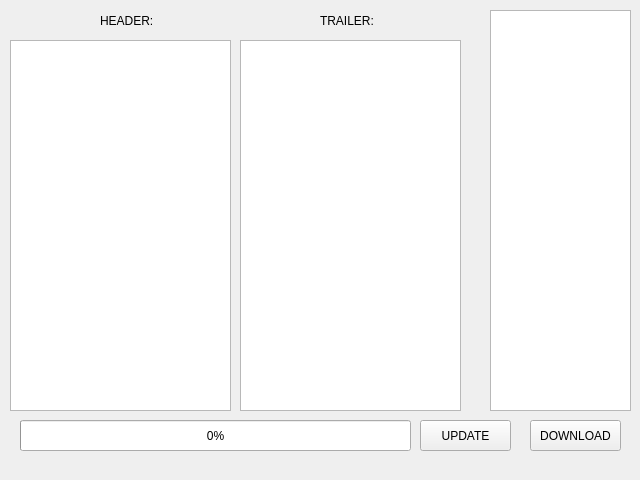
<?xml version="1.0" encoding="UTF-8"?>
<ui version="4.0">
 <class>ticket</class>
 <widget class="QWidget" name="ticket">
  <property name="geometry">
   <rect>
    <x>0</x>
    <y>0</y>
    <width>640</width>
    <height>480</height>
   </rect>
  </property>
  <property name="windowTitle">
   <string>Form</string>
  </property>
  <widget class="QPushButton" name="download">
   <property name="geometry">
    <rect>
     <x>530</x>
     <y>420</y>
     <width>91</width>
     <height>31</height>
    </rect>
   </property>
   <property name="text">
    <string>DOWNLOAD</string>
   </property>
  </widget>
  <widget class="QStackedWidget" name="stackedWidget">
   <property name="geometry">
    <rect>
     <x>0</x>
     <y>0</y>
     <width>471</width>
     <height>411</height>
    </rect>
   </property>
   <widget class="QWidget" name="Ticket">
    <widget class="QLabel" name="Header">
     <property name="geometry">
      <rect>
       <x>100</x>
       <y>10</y>
       <width>61</width>
       <height>21</height>
      </rect>
     </property>
     <property name="text">
      <string>HEADER:</string>
     </property>
    </widget>
    <widget class="QTextEdit" name="header">
     <property name="geometry">
      <rect>
       <x>10</x>
       <y>40</y>
       <width>221</width>
       <height>371</height>
      </rect>
     </property>
    </widget>
    <widget class="QLabel" name="Trailer">
     <property name="geometry">
      <rect>
       <x>320</x>
       <y>10</y>
       <width>61</width>
       <height>21</height>
      </rect>
     </property>
     <property name="text">
      <string>TRAILER:</string>
     </property>
    </widget>
    <widget class="QTextEdit" name="trailer">
     <property name="geometry">
      <rect>
       <x>240</x>
       <y>40</y>
       <width>221</width>
       <height>371</height>
      </rect>
     </property>
    </widget>
   </widget>
   <widget class="QWidget" name="Clerk">
    <widget class="QTableWidget" name="clerkWidget">
     <property name="geometry">
      <rect>
       <x>10</x>
       <y>10</y>
       <width>451</width>
       <height>401</height>
      </rect>
     </property>
    </widget>
   </widget>
   <widget class="QWidget" name="Ej">
    <widget class="QLabel" name="DateFrom">
     <property name="geometry">
      <rect>
       <x>20</x>
       <y>10</y>
       <width>71</width>
       <height>21</height>
      </rect>
     </property>
     <property name="font">
      <font>
       <weight>75</weight>
       <bold>true</bold>
      </font>
     </property>
     <property name="text">
      <string>Date From:</string>
     </property>
     <property name="alignment">
      <set>Qt::AlignRight|Qt::AlignTrailing|Qt::AlignVCenter</set>
     </property>
    </widget>
    <widget class="QLabel" name="DateTo">
     <property name="geometry">
      <rect>
       <x>210</x>
       <y>10</y>
       <width>61</width>
       <height>21</height>
      </rect>
     </property>
     <property name="font">
      <font>
       <weight>75</weight>
       <bold>true</bold>
      </font>
     </property>
     <property name="text">
      <string>Date To:</string>
     </property>
     <property name="alignment">
      <set>Qt::AlignRight|Qt::AlignTrailing|Qt::AlignVCenter</set>
     </property>
    </widget>
    <widget class="QDateEdit" name="datefrom">
     <property name="geometry">
      <rect>
       <x>100</x>
       <y>10</y>
       <width>101</width>
       <height>22</height>
      </rect>
     </property>
     <property name="locale">
      <locale language="English" country="UnitedStates"/>
     </property>
     <property name="calendarPopup">
      <bool>true</bool>
     </property>
    </widget>
    <widget class="QDateEdit" name="dateto">
     <property name="geometry">
      <rect>
       <x>280</x>
       <y>10</y>
       <width>101</width>
       <height>22</height>
      </rect>
     </property>
     <property name="locale">
      <locale language="English" country="UnitedStates"/>
     </property>
     <property name="calendarPopup">
      <bool>true</bool>
     </property>
    </widget>
    <widget class="QPushButton" name="ejshow">
     <property name="geometry">
      <rect>
       <x>400</x>
       <y>10</y>
       <width>71</width>
       <height>23</height>
      </rect>
     </property>
     <property name="text">
      <string>show</string>
     </property>
    </widget>
    <widget class="QStackedWidget" name="EJ_SW">
     <property name="geometry">
      <rect>
       <x>10</x>
       <y>40</y>
       <width>461</width>
       <height>371</height>
      </rect>
     </property>
     <widget class="QWidget" name="page_2">
      <widget class="QTableView" name="tableView">
       <property name="geometry">
        <rect>
         <x>0</x>
         <y>0</y>
         <width>461</width>
         <height>371</height>
        </rect>
       </property>
       <attribute name="horizontalHeaderCascadingSectionResizes">
        <bool>false</bool>
       </attribute>
       <attribute name="horizontalHeaderDefaultSectionSize">
        <number>200</number>
       </attribute>
       <attribute name="horizontalHeaderMinimumSectionSize">
        <number>100</number>
       </attribute>
       <attribute name="horizontalHeaderStretchLastSection">
        <bool>false</bool>
       </attribute>
      </widget>
     </widget>
     <widget class="QWidget" name="page_3">
      <widget class="QTextEdit" name="EJ_TXT">
       <property name="geometry">
        <rect>
         <x>0</x>
         <y>0</y>
         <width>461</width>
         <height>371</height>
        </rect>
       </property>
      </widget>
     </widget>
    </widget>
   </widget>
  </widget>
  <widget class="QTableWidget" name="tableWidget">
   <property name="geometry">
    <rect>
     <x>490</x>
     <y>10</y>
     <width>141</width>
     <height>401</height>
    </rect>
   </property>
  </widget>
  <widget class="QLabel" name="info">
   <property name="geometry">
    <rect>
     <x>20</x>
     <y>460</y>
     <width>391</width>
     <height>16</height>
    </rect>
   </property>
   <property name="text">
    <string/>
   </property>
  </widget>
  <widget class="QStackedWidget" name="stackedWidget_2">
   <property name="geometry">
    <rect>
     <x>10</x>
     <y>420</y>
     <width>511</width>
     <height>80</height>
    </rect>
   </property>
   <widget class="QWidget" name="page">
    <widget class="QProgressBar" name="progressBar">
     <property name="geometry">
      <rect>
       <x>10</x>
       <y>0</y>
       <width>391</width>
       <height>31</height>
      </rect>
     </property>
     <property name="value">
      <number>0</number>
     </property>
    </widget>
    <widget class="QPushButton" name="update">
     <property name="geometry">
      <rect>
       <x>410</x>
       <y>0</y>
       <width>91</width>
       <height>31</height>
      </rect>
     </property>
     <property name="text">
      <string>UPDATE</string>
     </property>
    </widget>
   </widget>
   <widget class="QWidget" name="flowbill">
    <widget class="QLabel" name="flowinfo">
     <property name="geometry">
      <rect>
       <x>10</x>
       <y>0</y>
       <width>441</width>
       <height>31</height>
      </rect>
     </property>
     <property name="text">
      <string/>
     </property>
    </widget>
   </widget>
  </widget>
  <action name="actionVoid_Need_Password">
   <property name="checkable">
    <bool>true</bool>
   </property>
   <property name="text">
    <string>Void Need Password</string>
   </property>
  </action>
  <action name="actionCorr_Need_Password">
   <property name="checkable">
    <bool>true</bool>
   </property>
   <property name="text">
    <string>Corr Need Password</string>
   </property>
  </action>
  <action name="actionCancel_Need_Password">
   <property name="checkable">
    <bool>true</bool>
   </property>
   <property name="text">
    <string>Cancel Need Password</string>
   </property>
  </action>
  <action name="actionReturn_Need_Password">
   <property name="checkable">
    <bool>true</bool>
   </property>
   <property name="text">
    <string>Return Need Password</string>
   </property>
  </action>
  <action name="actionPercentage_Discount_Need_Password">
   <property name="checkable">
    <bool>true</bool>
   </property>
   <property name="text">
    <string>Percentage Discount Need Password</string>
   </property>
  </action>
  <action name="actionPercentage_Addition_Need_Password">
   <property name="checkable">
    <bool>true</bool>
   </property>
   <property name="text">
    <string>Percentage Addition Need Password</string>
   </property>
  </action>
  <action name="actionAmount_Discount_Need_Password">
   <property name="checkable">
    <bool>true</bool>
   </property>
   <property name="text">
    <string>Amount Discount Need Password</string>
   </property>
  </action>
  <action name="actionTrain_Clerk">
   <property name="checkable">
    <bool>true</bool>
   </property>
   <property name="text">
    <string>Train Clerk</string>
   </property>
  </action>
  <action name="actionFixed">
   <property name="checkable">
    <bool>true</bool>
   </property>
   <property name="text">
    <string>Fixed</string>
   </property>
  </action>
  <action name="actionFload">
   <property name="checkable">
    <bool>true</bool>
   </property>
   <property name="text">
    <string>Float</string>
   </property>
  </action>
  <action name="actionFixed_Float">
   <property name="checkable">
    <bool>true</bool>
   </property>
   <property name="text">
    <string>Fixed/Float</string>
   </property>
  </action>
  <action name="actionPrint_Vat">
   <property name="checkable">
    <bool>true</bool>
   </property>
   <property name="text">
    <string>Print Vat</string>
   </property>
  </action>
  <action name="actionPrint_Zero">
   <property name="checkable">
    <bool>true</bool>
   </property>
   <property name="text">
    <string>Print Zero</string>
   </property>
  </action>
  <action name="actionPrint_Tax">
   <property name="checkable">
    <bool>true</bool>
   </property>
   <property name="text">
    <string>Print Tax</string>
   </property>
  </action>
  <action name="actionNo_Discount">
   <property name="checkable">
    <bool>true</bool>
   </property>
   <property name="text">
    <string>No Discount</string>
   </property>
  </action>
  <action name="actionOffer_Price">
   <property name="checkable">
    <bool>true</bool>
   </property>
   <property name="text">
    <string>Offer Price</string>
   </property>
  </action>
  <action name="actionDiscount">
   <property name="checkable">
    <bool>true</bool>
   </property>
   <property name="text">
    <string>Discount</string>
   </property>
  </action>
  <action name="actionMonday">
   <property name="checkable">
    <bool>true</bool>
   </property>
   <property name="text">
    <string>Monday</string>
   </property>
  </action>
  <action name="actionTuesday">
   <property name="checkable">
    <bool>true</bool>
   </property>
   <property name="text">
    <string>Tuesday</string>
   </property>
  </action>
  <action name="actionWednesday">
   <property name="checkable">
    <bool>true</bool>
   </property>
   <property name="text">
    <string>Wednesday</string>
   </property>
  </action>
  <action name="actionThursday">
   <property name="checkable">
    <bool>true</bool>
   </property>
   <property name="text">
    <string>Thursday</string>
   </property>
  </action>
  <action name="actionFriday">
   <property name="checkable">
    <bool>true</bool>
   </property>
   <property name="text">
    <string>Friday</string>
   </property>
  </action>
  <action name="actionSaturday">
   <property name="checkable">
    <bool>true</bool>
   </property>
   <property name="text">
    <string>Saturday</string>
   </property>
  </action>
  <action name="actionSunday">
   <property name="checkable">
    <bool>true</bool>
   </property>
   <property name="text">
    <string>Sunday</string>
   </property>
  </action>
 </widget>
 <resources/>
 <connections/>
</ui>
